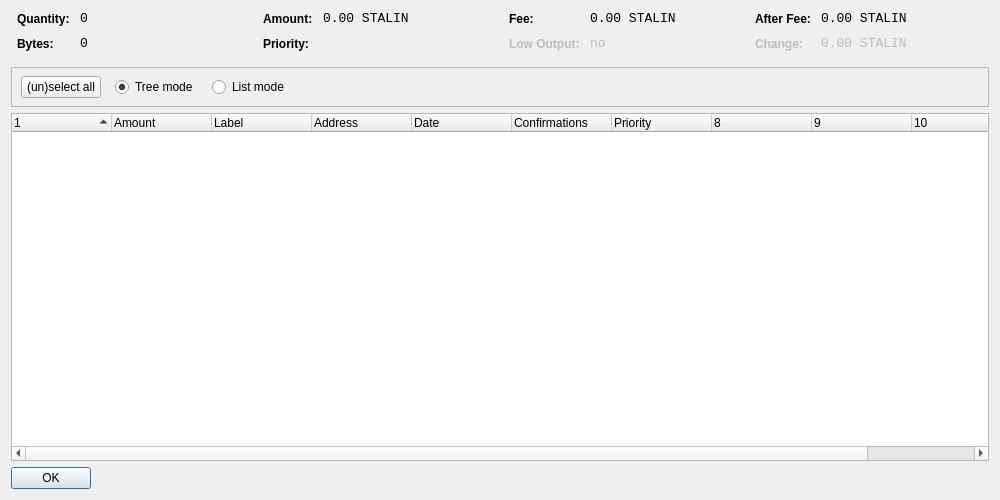
<?xml version="1.0" encoding="UTF-8"?>
<ui version="4.0">
 <class>CoinControlDialog</class>
 <widget class="QDialog" name="CoinControlDialog">
  <property name="geometry">
   <rect>
    <x>0</x>
    <y>0</y>
    <width>1000</width>
    <height>500</height>
   </rect>
  </property>
  <property name="windowTitle">
   <string>Coin Control</string>
  </property>
  <layout class="QVBoxLayout" name="verticalLayout">
   <item>
    <layout class="QHBoxLayout" name="horizontalLayoutTop" stretch="0,0,0,0">
     <property name="topMargin">
      <number>0</number>
     </property>
     <property name="bottomMargin">
      <number>10</number>
     </property>
     <item>
      <layout class="QFormLayout" name="formLayoutCoinControl1">
       <property name="horizontalSpacing">
        <number>10</number>
       </property>
       <property name="verticalSpacing">
        <number>10</number>
       </property>
       <property name="leftMargin">
        <number>6</number>
       </property>
       <property name="rightMargin">
        <number>6</number>
       </property>
       <item row="0" column="0">
        <widget class="QLabel" name="labelCoinControlQuantityText">
         <property name="styleSheet">
          <string notr="true">font-weight:bold;</string>
         </property>
         <property name="text">
          <string>Quantity:</string>
         </property>
        </widget>
       </item>
       <item row="0" column="1">
        <widget class="QLabel" name="labelCoinControlQuantity">
         <property name="font">
          <font>
           <family>Monospace</family>
           <pointsize>10</pointsize>
          </font>
         </property>
         <property name="cursor">
          <cursorShape>IBeamCursor</cursorShape>
         </property>
         <property name="contextMenuPolicy">
          <enum>Qt::ActionsContextMenu</enum>
         </property>
         <property name="text">
          <string notr="true">0</string>
         </property>
         <property name="textInteractionFlags">
          <set>Qt::LinksAccessibleByMouse|Qt::TextSelectableByKeyboard|Qt::TextSelectableByMouse</set>
         </property>
        </widget>
       </item>
       <item row="1" column="0">
        <widget class="QLabel" name="labelCoinControlBytesText">
         <property name="styleSheet">
          <string notr="true">font-weight:bold;</string>
         </property>
         <property name="text">
          <string>Bytes:</string>
         </property>
        </widget>
       </item>
       <item row="1" column="1">
        <widget class="QLabel" name="labelCoinControlBytes">
         <property name="font">
          <font>
           <family>Monospace</family>
           <pointsize>10</pointsize>
          </font>
         </property>
         <property name="cursor">
          <cursorShape>IBeamCursor</cursorShape>
         </property>
         <property name="contextMenuPolicy">
          <enum>Qt::ActionsContextMenu</enum>
         </property>
         <property name="text">
          <string notr="true">0</string>
         </property>
         <property name="textInteractionFlags">
          <set>Qt::LinksAccessibleByMouse|Qt::TextSelectableByKeyboard|Qt::TextSelectableByMouse</set>
         </property>
        </widget>
       </item>
      </layout>
     </item>
     <item>
      <layout class="QFormLayout" name="formLayoutCoinControl2">
       <property name="horizontalSpacing">
        <number>10</number>
       </property>
       <property name="verticalSpacing">
        <number>10</number>
       </property>
       <property name="leftMargin">
        <number>6</number>
       </property>
       <property name="rightMargin">
        <number>6</number>
       </property>
       <item row="0" column="0">
        <widget class="QLabel" name="labelCoinControlAmountText">
         <property name="styleSheet">
          <string notr="true">font-weight:bold;</string>
         </property>
         <property name="text">
          <string>Amount:</string>
         </property>
        </widget>
       </item>
       <item row="0" column="1">
        <widget class="QLabel" name="labelCoinControlAmount">
         <property name="font">
          <font>
           <family>Monospace</family>
           <pointsize>10</pointsize>
          </font>
         </property>
         <property name="cursor">
          <cursorShape>IBeamCursor</cursorShape>
         </property>
         <property name="contextMenuPolicy">
          <enum>Qt::ActionsContextMenu</enum>
         </property>
         <property name="text">
          <string notr="true">0.00 STALIN</string>
         </property>
         <property name="textInteractionFlags">
          <set>Qt::LinksAccessibleByMouse|Qt::TextSelectableByKeyboard|Qt::TextSelectableByMouse</set>
         </property>
        </widget>
       </item>
       <item row="1" column="0">
        <widget class="QLabel" name="labelCoinControlPriorityText">
         <property name="styleSheet">
          <string notr="true">font-weight:bold;</string>
         </property>
         <property name="text">
          <string>Priority:</string>
         </property>
        </widget>
       </item>
       <item row="1" column="1">
        <widget class="QLabel" name="labelCoinControlPriority">
         <property name="font">
          <font>
           <family>Monospace</family>
           <pointsize>10</pointsize>
          </font>
         </property>
         <property name="cursor">
          <cursorShape>IBeamCursor</cursorShape>
         </property>
         <property name="contextMenuPolicy">
          <enum>Qt::ActionsContextMenu</enum>
         </property>
         <property name="text">
          <string/>
         </property>
         <property name="textInteractionFlags">
          <set>Qt::LinksAccessibleByMouse|Qt::TextSelectableByKeyboard|Qt::TextSelectableByMouse</set>
         </property>
        </widget>
       </item>
      </layout>
     </item>
     <item>
      <layout class="QFormLayout" name="formLayoutCoinControl3">
       <property name="horizontalSpacing">
        <number>10</number>
       </property>
       <property name="verticalSpacing">
        <number>10</number>
       </property>
       <property name="leftMargin">
        <number>6</number>
       </property>
       <property name="rightMargin">
        <number>6</number>
       </property>
       <item row="0" column="0">
        <widget class="QLabel" name="labelCoinControlFeeText">
         <property name="styleSheet">
          <string notr="true">font-weight:bold;</string>
         </property>
         <property name="text">
          <string>Fee:</string>
         </property>
        </widget>
       </item>
       <item row="0" column="1">
        <widget class="QLabel" name="labelCoinControlFee">
         <property name="font">
          <font>
           <family>Monospace</family>
           <pointsize>10</pointsize>
          </font>
         </property>
         <property name="cursor">
          <cursorShape>IBeamCursor</cursorShape>
         </property>
         <property name="contextMenuPolicy">
          <enum>Qt::ActionsContextMenu</enum>
         </property>
         <property name="text">
          <string notr="true">0.00 STALIN</string>
         </property>
         <property name="textInteractionFlags">
          <set>Qt::LinksAccessibleByMouse|Qt::TextSelectableByKeyboard|Qt::TextSelectableByMouse</set>
         </property>
        </widget>
       </item>
       <item row="1" column="0">
        <widget class="QLabel" name="labelCoinControlLowOutputText">
         <property name="enabled">
          <bool>false</bool>
         </property>
         <property name="styleSheet">
          <string notr="true">font-weight:bold;</string>
         </property>
         <property name="text">
          <string>Low Output:</string>
         </property>
        </widget>
       </item>
       <item row="1" column="1">
        <widget class="QLabel" name="labelCoinControlLowOutput">
         <property name="enabled">
          <bool>false</bool>
         </property>
         <property name="font">
          <font>
           <family>Monospace</family>
           <pointsize>10</pointsize>
          </font>
         </property>
         <property name="cursor">
          <cursorShape>IBeamCursor</cursorShape>
         </property>
         <property name="contextMenuPolicy">
          <enum>Qt::ActionsContextMenu</enum>
         </property>
         <property name="text">
          <string notr="true">no</string>
         </property>
         <property name="textInteractionFlags">
          <set>Qt::LinksAccessibleByMouse|Qt::TextSelectableByKeyboard|Qt::TextSelectableByMouse</set>
         </property>
        </widget>
       </item>
      </layout>
     </item>
     <item>
      <layout class="QFormLayout" name="formLayoutCoinControl4">
       <property name="horizontalSpacing">
        <number>10</number>
       </property>
       <property name="verticalSpacing">
        <number>10</number>
       </property>
       <property name="leftMargin">
        <number>6</number>
       </property>
       <property name="rightMargin">
        <number>6</number>
       </property>
       <item row="0" column="0">
        <widget class="QLabel" name="labelCoinControlAfterFeeText">
         <property name="styleSheet">
          <string notr="true">font-weight:bold;</string>
         </property>
         <property name="text">
          <string>After Fee:</string>
         </property>
        </widget>
       </item>
       <item row="0" column="1">
        <widget class="QLabel" name="labelCoinControlAfterFee">
         <property name="font">
          <font>
           <family>Monospace</family>
           <pointsize>10</pointsize>
          </font>
         </property>
         <property name="cursor">
          <cursorShape>IBeamCursor</cursorShape>
         </property>
         <property name="contextMenuPolicy">
          <enum>Qt::ActionsContextMenu</enum>
         </property>
         <property name="text">
          <string notr="true">0.00 STALIN</string>
         </property>
         <property name="textInteractionFlags">
          <set>Qt::LinksAccessibleByMouse|Qt::TextSelectableByKeyboard|Qt::TextSelectableByMouse</set>
         </property>
        </widget>
       </item>
       <item row="1" column="0">
        <widget class="QLabel" name="labelCoinControlChangeText">
         <property name="enabled">
          <bool>false</bool>
         </property>
         <property name="styleSheet">
          <string notr="true">font-weight:bold;</string>
         </property>
         <property name="text">
          <string>Change:</string>
         </property>
        </widget>
       </item>
       <item row="1" column="1">
        <widget class="QLabel" name="labelCoinControlChange">
         <property name="enabled">
          <bool>false</bool>
         </property>
         <property name="font">
          <font>
           <family>Monospace</family>
           <pointsize>10</pointsize>
          </font>
         </property>
         <property name="cursor">
          <cursorShape>IBeamCursor</cursorShape>
         </property>
         <property name="contextMenuPolicy">
          <enum>Qt::ActionsContextMenu</enum>
         </property>
         <property name="text">
          <string notr="true">0.00 STALIN</string>
         </property>
         <property name="textInteractionFlags">
          <set>Qt::LinksAccessibleByMouse|Qt::TextSelectableByKeyboard|Qt::TextSelectableByMouse</set>
         </property>
        </widget>
       </item>
      </layout>
     </item>
    </layout>
   </item>
   <item>
    <widget class="QFrame" name="frame">
     <property name="minimumSize">
      <size>
       <width>0</width>
       <height>40</height>
      </size>
     </property>
     <property name="frameShape">
      <enum>QFrame::StyledPanel</enum>
     </property>
     <property name="frameShadow">
      <enum>QFrame::Sunken</enum>
     </property>
     <widget class="QWidget" name="horizontalLayoutWidget">
      <property name="geometry">
       <rect>
        <x>10</x>
        <y>0</y>
        <width>781</width>
        <height>41</height>
       </rect>
      </property>
      <layout class="QHBoxLayout" name="horizontalLayoutPanel" stretch="0,0,0,0">
       <property name="spacing">
        <number>14</number>
       </property>
       <item>
        <widget class="QPushButton" name="pushButtonSelectAll">
         <property name="sizePolicy">
          <sizepolicy hsizetype="Maximum" vsizetype="Fixed">
           <horstretch>0</horstretch>
           <verstretch>0</verstretch>
          </sizepolicy>
         </property>
         <property name="text">
          <string>(un)select all</string>
         </property>
        </widget>
       </item>
       <item>
        <widget class="QRadioButton" name="radioTreeMode">
         <property name="sizePolicy">
          <sizepolicy hsizetype="Maximum" vsizetype="Fixed">
           <horstretch>0</horstretch>
           <verstretch>0</verstretch>
          </sizepolicy>
         </property>
         <property name="text">
          <string>Tree mode</string>
         </property>
         <property name="checked">
          <bool>true</bool>
         </property>
        </widget>
       </item>
       <item>
        <widget class="QRadioButton" name="radioListMode">
         <property name="sizePolicy">
          <sizepolicy hsizetype="Maximum" vsizetype="Fixed">
           <horstretch>0</horstretch>
           <verstretch>0</verstretch>
          </sizepolicy>
         </property>
         <property name="text">
          <string>List mode</string>
         </property>
        </widget>
       </item>
       <item>
        <spacer name="horizontalSpacer">
         <property name="orientation">
          <enum>Qt::Horizontal</enum>
         </property>
         <property name="sizeHint" stdset="0">
          <size>
           <width>40</width>
           <height>20</height>
          </size>
         </property>
        </spacer>
       </item>
      </layout>
     </widget>
    </widget>
   </item>
   <item>
    <widget class="CoinControlTreeWidget" name="treeWidget">
     <property name="contextMenuPolicy">
      <enum>Qt::CustomContextMenu</enum>
     </property>
     <property name="sortingEnabled">
      <bool>false</bool>
     </property>
     <property name="columnCount">
      <number>11</number>
     </property>
     <attribute name="headerShowSortIndicator" stdset="0">
      <bool>true</bool>
     </attribute>
     <attribute name="headerStretchLastSection">
      <bool>false</bool>
     </attribute>
     <column>
      <property name="text">
       <string/>
      </property>
     </column>
     <column>
      <property name="text">
       <string>Amount</string>
      </property>
     </column>
     <column>
      <property name="text">
       <string>Label</string>
      </property>
     </column>
     <column>
      <property name="text">
       <string>Address</string>
      </property>
     </column>
     <column>
      <property name="text">
       <string>Date</string>
      </property>
     </column>
     <column>
      <property name="text">
       <string>Confirmations</string>
      </property>
      <property name="toolTip">
       <string>Confirmed</string>
      </property>
     </column>
     <column>
      <property name="text">
       <string>Priority</string>
      </property>
     </column>
     <column>
      <property name="text">
       <string/>
      </property>
     </column>
     <column>
      <property name="text">
       <string/>
      </property>
     </column>
     <column>
      <property name="text">
       <string/>
      </property>
     </column>
     <column>
      <property name="text">
       <string/>
      </property>
     </column>
    </widget>
   </item>
   <item>
    <widget class="QDialogButtonBox" name="buttonBox">
     <property name="sizePolicy">
      <sizepolicy hsizetype="Maximum" vsizetype="Fixed">
       <horstretch>0</horstretch>
       <verstretch>0</verstretch>
      </sizepolicy>
     </property>
     <property name="orientation">
      <enum>Qt::Horizontal</enum>
     </property>
     <property name="standardButtons">
      <set>QDialogButtonBox::Ok</set>
     </property>
    </widget>
   </item>
  </layout>
 </widget>
 <customwidgets>
  <customwidget>
   <class>CoinControlTreeWidget</class>
   <extends>QTreeWidget</extends>
   <header>coincontroltreewidget.h</header>
  </customwidget>
 </customwidgets>
 <resources/>
 <connections/>
</ui>
